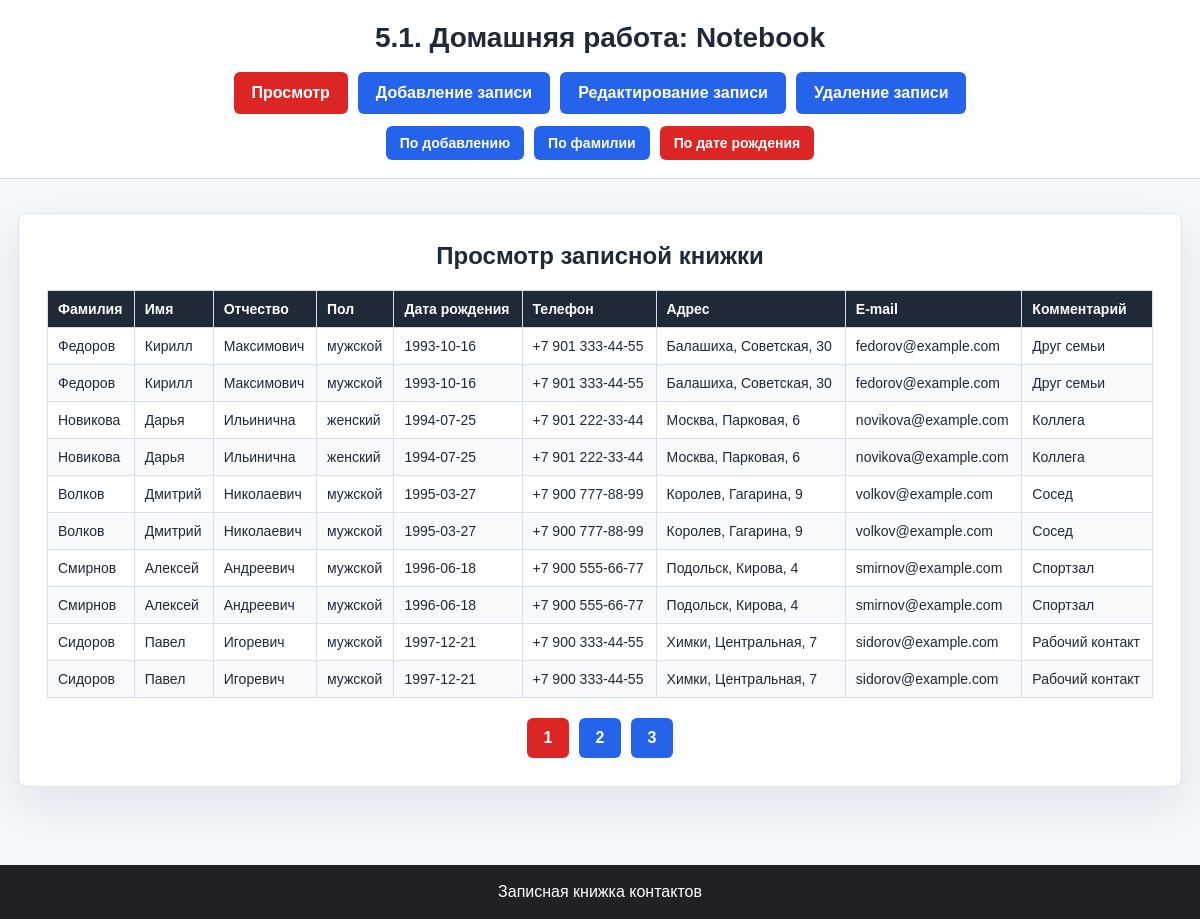
The page /index.php?page=view&sort=birth_date on the database its author committed.
### tables this page shows
CREATE TABLE contacts (
            id INTEGER PRIMARY KEY AUTOINCREMENT,
            surname TEXT NOT NULL,
            name TEXT NOT NULL,
            patronymic TEXT NOT NULL DEFAULT "",
            gender TEXT NOT NULL,
            birth_date TEXT NOT NULL,
            phone TEXT NOT NULL,
            address TEXT NOT NULL,
            email TEXT NOT NULL,
            comment TEXT NOT NULL,
            created_at TEXT NOT NULL DEFAULT CURRENT_TIMESTAMP
        );

### viewer.php (the view, shortened to what this page needs)
<?php
function viewerContent(string $sort, int $page): string
{
    $allowedSorts = [
        'created' => 'id ASC',
        'surname' => 'surname COLLATE NOCASE ASC, name COLLATE NOCASE ASC, id ASC',
        'birth_date' => 'birth_date ASC, surname COLLATE NOCASE ASC, id ASC',
    ];
    $perPage = 10;
    $total = (int) db()->query('SELECT COUNT(*) FROM contacts')->fetchColumn();
    $totalPages = max(1, (int) ceil($total / $perPage));
    $page = min(max(1, $page), $totalPages);
    $offset = ($page - 1) * $perPage;
    $statement = db()->prepare('SELECT * FROM contacts ORDER BY ' . $allowedSorts[$sort] . ' LIMIT :limit OFFSET :offset');
    $statement->bindValue(':limit', $perPage, PDO::PARAM_INT);
    $statement->bindValue(':offset', $offset, PDO::PARAM_INT);
    $statement->execute();
    $contacts = $statement->fetchAll();
    $html = '<section class="panel"><h2>Просмотр записной книжки</h2>';
    $html .= '<div class="table-wrap"><table>
        <thead>
            <tr>
                <th>Фамилия</th>
                <th>Имя</th>
                <th>Отчество</th>
                <th>Пол</th>
                <th>Дата рождения</th>
                <th>Телефон</th>
                <th>Адрес</th>
                <th>E-mail</th>
                <th>Комментарий</th>
            </tr>
        </thead>
        <tbody>';
    foreach ($contacts as $contact) {
        $html .= '<tr>
            <td>' . e($contact['surname']) . '</td>
            <td>' . e($contact['name']) . '</td>
            <td>' . e($contact['patronymic']) . '</td>
            <td>' . e($contact['gender']) . '</td>
            <td>' . e($contact['birth_date']) . '</td>
            <td>' . e($contact['phone']) . '</td>
            <td>' . e($contact['address']) . '</td>
            <td>' . e($contact['email']) . '</td>
            <td>' . e($contact['comment']) . '</td>
        </tr>';
    }
    $html .= '</tbody></table></div>';
    if ($totalPages > 1) {
        $html .= '<div class="pagination" aria-label="Пагинация">';
        for ($i = 1; $i <= $totalPages; $i++) {
            $class = $i === $page ? ' class="active"' : '';
            $html .= '<a' . $class . ' href="index.php?page=view&amp;sort=' . e($sort) . '&amp;p=' . $i . '">' . $i . '</a>';
        }
        $html .= '</div>';
    }
    return $html . '</section>';
}

### style.css (style rules this page uses)
* { box-sizing: border-box; }
body { min-height: 100vh; margin: 0; display: flex; flex-direction: column; color: #1f2937; background: #f4f7fb; font-family: Arial, Helvetica, sans-serif; }
.main-menu, .sort-menu, .record-links, .pagination { display: flex; justify-content: center; flex-wrap: wrap; gap: 10px; }
.main-menu a, .sort-menu a, .record-links a, .pagination a { display: inline-flex; align-items: center; justify-content: center; min-height: 40px; padding: 10px 16px; color: #ffffff; background: #2563eb; border: 2px solid transparent; border-radius: 6px; text-decoration: none; font-weight: 700; }
.main-menu a.active, .sort-menu a.active, .record-links a.current, .pagination a.active { background: #dc2626; }
.panel { padding: 28px; background: #ffffff; border: 1px solid #dce3ec; border-radius: 8px; box-shadow: 0 18px 44px rgba(31, 42, 68, 0.08); }
.panel h2 { margin: 0 0 20px; text-align: center; }
.table-wrap { overflow-x: auto; }
table { width: 100%; border-collapse: collapse; font-size: 14px; }
th, td { padding: 10px; border: 1px solid #d7e0ea; text-align: left; vertical-align: top; }
th { color: #ffffff; background: #1f2937; }
tbody tr:nth-child(even) { background: #f8fafc; }
.pagination { margin-top: 20px; }
.pagination a { min-width: 42px; padding: 8px 12px; }

### rows shown on the page
contacts: surname "Федоров", name "Кирилл", patronymic "Максимович", gender "мужской", birth_date "1993-10-16", phone "+7 901 333-44-55", address "Балашиха, Советская, 30", email "fedorov@example.com", comment "Друг семьи"
contacts: surname "Федоров", name "Кирилл", patronymic "Максимович", gender "мужской", birth_date "1993-10-16", phone "+7 901 333-44-55", address "Балашиха, Советская, 30", email "fedorov@example.com", comment "Друг семьи"
contacts: surname "Новикова", name "Дарья", patronymic "Ильинична", gender "женский", birth_date "1994-07-25", phone "+7 901 222-33-44", address "Москва, Парковая, 6", email "novikova@example.com", comment "Коллега"
contacts: surname "Новикова", name "Дарья", patronymic "Ильинична", gender "женский", birth_date "1994-07-25", phone "+7 901 222-33-44", address "Москва, Парковая, 6", email "novikova@example.com", comment "Коллега"
contacts: surname "Волков", name "Дмитрий", patronymic "Николаевич", gender "мужской", birth_date "1995-03-27", phone "+7 900 777-88-99", address "Королев, Гагарина, 9", email "volkov@example.com", comment "Сосед"
contacts: surname "Волков", name "Дмитрий", patronymic "Николаевич", gender "мужской", birth_date "1995-03-27", phone "+7 900 777-88-99", address "Королев, Гагарина, 9", email "volkov@example.com", comment "Сосед"
contacts: surname "Смирнов", name "Алексей", patronymic "Андреевич", gender "мужской", birth_date "1996-06-18", phone "+7 900 555-66-77", address "Подольск, Кирова, 4", email "smirnov@example.com", comment "Спортзал"
contacts: surname "Смирнов", name "Алексей", patronymic "Андреевич", gender "мужской", birth_date "1996-06-18", phone "+7 900 555-66-77", address "Подольск, Кирова, 4", email "smirnov@example.com", comment "Спортзал"
contacts: surname "Сидоров", name "Павел", patronymic "Игоревич", gender "мужской", birth_date "1997-12-21", phone "+7 900 333-44-55", address "Химки, Центральная, 7", email "sidorov@example.com", comment "Рабочий контакт"
contacts: surname "Сидоров", name "Павел", patronymic "Игоревич", gender "мужской", birth_date "1997-12-21", phone "+7 900 333-44-55", address "Химки, Центральная, 7", email "sidorov@example.com", comment "Рабочий контакт"

### other values the page prints
$title "5.1. Домашняя работа: Notebook"
$label "Просмотр"
$label "Добавление записи"
$label "Редактирование записи"
$label "Удаление записи"
$label "По добавлению"
$label "По фамилии"
$label "По дате рождения"
